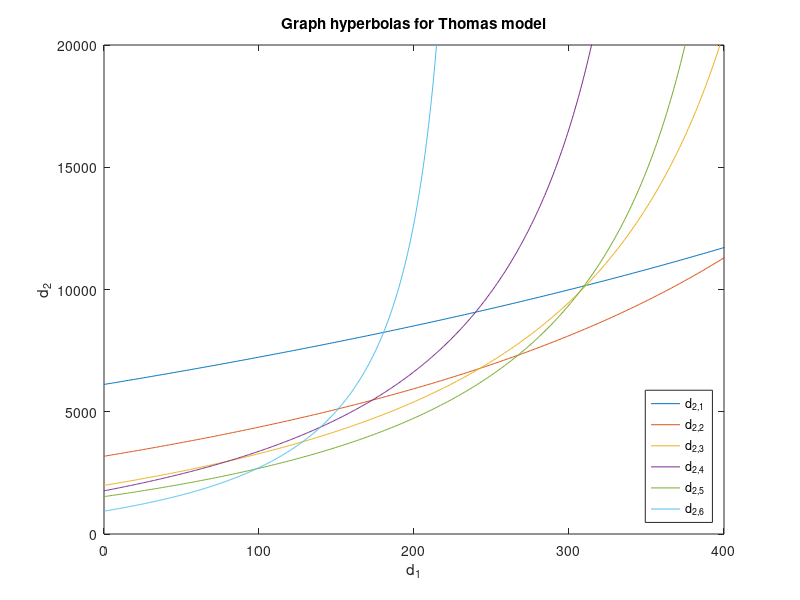

This figure's MATLAB source:
clear all
L1=10;
L2=15;
b11=226.7;
b12=-1124.5;
b21=478.7;
b22=-1502.5;
f=@(x,y) (pi/L1)^2.*(x.^2) + (pi/L2)^2.*(y.^2);
kappa11=f(1,1);
kappa12=f(1,2);
kappa21=f(2,1);
kappa22=f(2,2);
kappa31=f(3,1);
kappa13=f(1,3);
y1=b11/kappa11;
y2=b11/kappa12;
y3=b11/kappa21;
y4=b11/kappa22;
y5=b11/kappa13;
y6=b11/kappa31;
d21=@(x) 1/kappa11*(b12*b21./(x.*kappa11-b11)+b22);
d22=@(x) 1/kappa12*(b12*b21./(x.*kappa12-b11)+b22);
d23=@(x) 1/kappa21*(b12*b21./(x.*kappa21-b11)+b22);
d24=@(x) 1/kappa13*(b12*b21./(x.*kappa22-b11)+b22);
d25=@(x) 1/kappa22*(b12*b21./(x.*kappa13-b11)+b22);
d26=@(x) 1/kappa31*(b12*b21./(x.*kappa31-b11)+b22);
xvec(:,1)=linspace(0,y1/3,500);
xvec(:,2)=linspace(0,y2/2,500);
xvec(:,3)=linspace(0,y3-50,500);
xvec(:,4)=linspace(0,y4-10,500);
xvec(:,5)=linspace(0,y5-10,500);
xvec(:,6)=linspace(0,y6-10,500);
dvec(:,1)=d21(xvec(:,1));
dvec(:,2)=d22(xvec(:,2));
dvec(:,3)=d23(xvec(:,3));
dvec(:,4)=d24(xvec(:,4));
dvec(:,5)=d25(xvec(:,5));
dvec(:,6)=d26(xvec(:,6));
figure
for N=1:6
   plot(xvec(:,N),dvec(:,N)) ;
   hold on
end    
%plot(xvec1,d21(xvec1),xvec2,d22(xvec2),xvec3,d23(xvec3),xvec4,d24(xvec4),...
%xvec5,d25(xvec5),xvec6,d26(xvec6)) 
title('Graph hyperbolas for Thomas model')
xlabel('d_1') % x-axis label
ylabel('d_2') % y-axis label
legend('d_{2,1}','d_{2,2}','d_{2,3}','d_{2,4}','d_{2,5}','d_{2,6}','Location','southeast')
axis([0 400 0 20000])
hold off